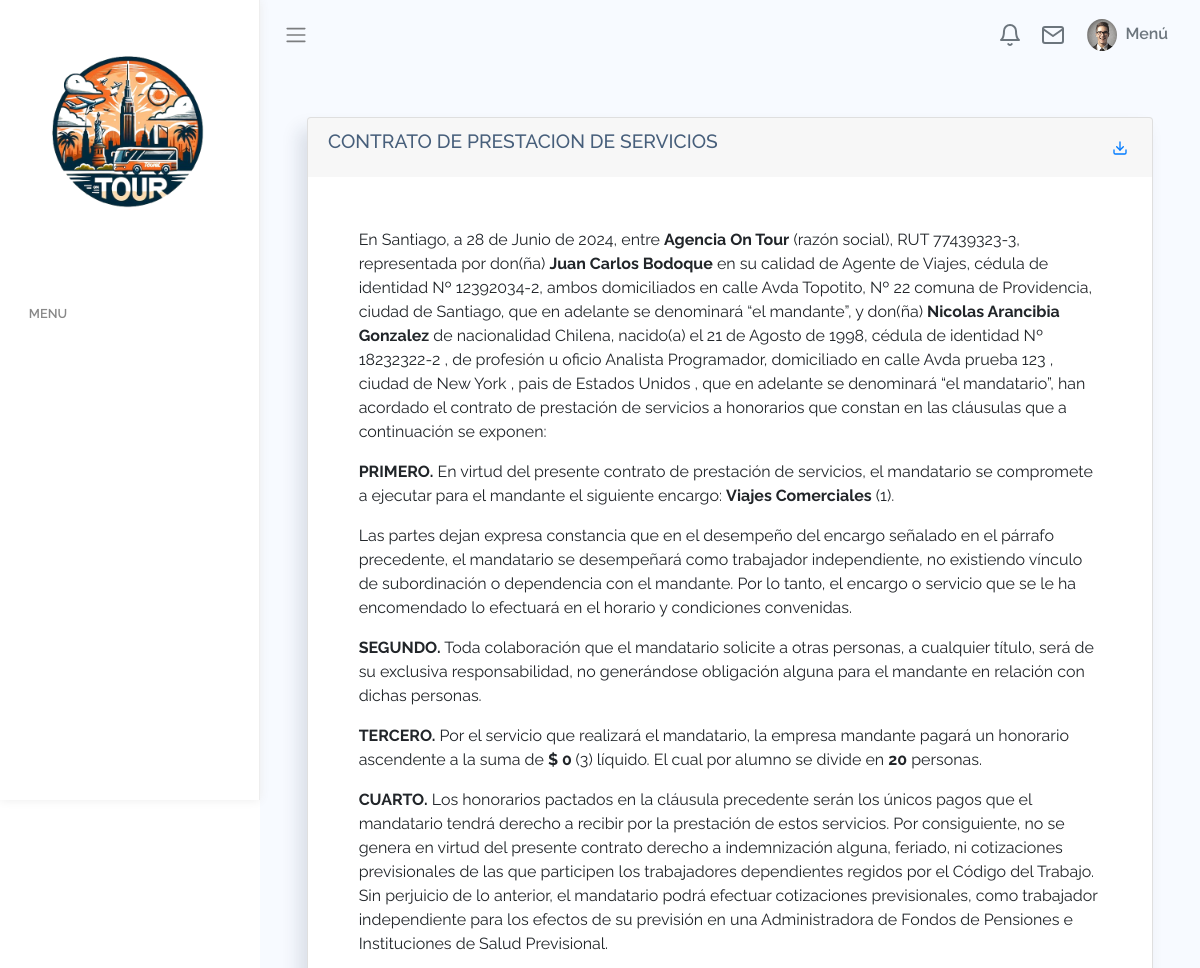
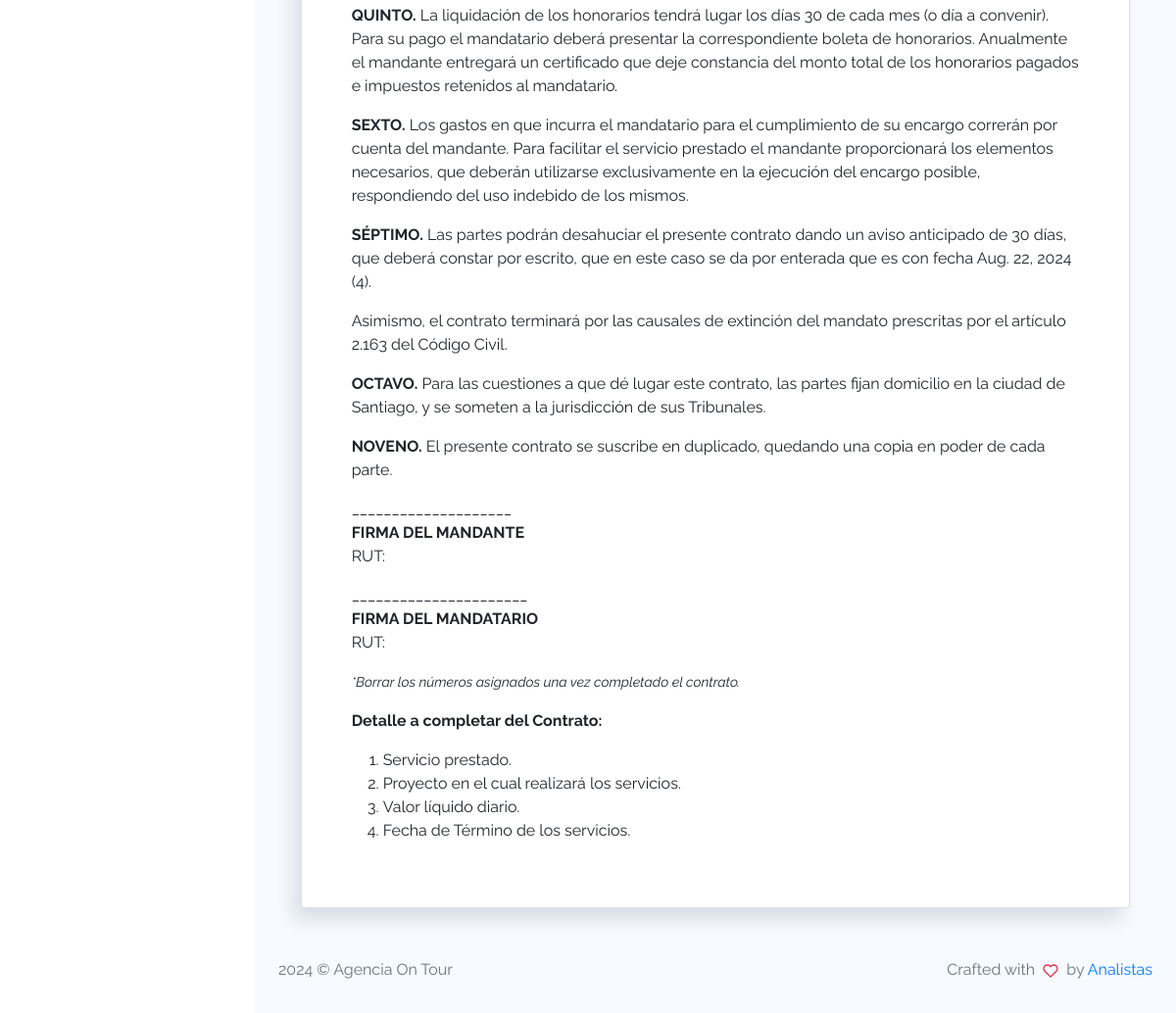
Screenshot of /ver-contrato/3/ with the database file from the repository (2 pictures, top to bottom).
### core/models.py (models this page shows, shortened)
class Contrato(models.Model):
    nombre = models.CharField(max_length=50)
    appaterno = models.CharField(max_length=150)
    apmaterno = models.CharField(max_length=150)
    rut = models.CharField(max_length=20)
    ciudad = models.CharField(max_length=150)
    pais = models.CharField(max_length=150)
    direccion = models.CharField(max_length=250)
    fecha_inicio = models.DateField()
    fecha_termino = models.DateField()
    tipo_viaje = models.ForeignKey(Tipo_Viaje, on_delete=models.CASCADE)
    monto_total = models.IntegerField(default=0)
    cantidad_alumnos = models.IntegerField(default=20)

class Tipo_Viaje(models.Model):
    nombre_viaje = models.CharField(max_length=100)

### core/views.py (the view)
# urls.py: path("ver-contrato/<int:id>/", verContrato, name="ver-contrato"),
def verContrato(request, id):
    contratos = get_object_or_404(Contrato, id=id)
    return render(request, 'core/ver-contrato.html', {'x': contratos})

### core/templates/core/ver-contrato.html
{% extends 'core/base.html' %}
{% load static %}
{% block contenido %}
{% load crispy_forms_tags %}
<div class="card" style="margin-left: 5%; margin-right: 5%; margin-top: 5%;">
    <div class="card-header d-flex justify-content-between align-items-center">
        <h4 class="card-title">CONTRATO DE PRESTACION DE SERVICIOS</h4>
        <div class="d-flex ">
            <a href="{% url 'pdf' x.id %}"><i data-feather="download"></i></a>
        </div>
    </div><b></b>
    <div style="padding: 6%;">
        <p>
            En Santiago, a 28 de Junio de 2024, entre <b>Agencia On Tour</b> (razón social), RUT 77439323-3,
            representada por don(ña) <b>Juan Carlos Bodoque</b> en su calidad de Agente de Viajes, cédula de identidad Nº
            12392034-2, ambos domiciliados en calle Avda Topotito, Nº 22 comuna de Providencia, ciudad de
            Santiago, que en adelante se denominará “el mandante”, y don(ña) <b>{{ x.nombre }} {{ x.appaterno }} {{ x.apmaterno }}</b> de nacionalidad
            Chilena, nacido(a) el 21 de Agosto de 1998, cédula de identidad Nº {{ x.rut }} , de profesión u
            oficio Analista Programador, domiciliado en calle {{ x.direccion }} , ciudad de {{ x.ciudad }} , pais de
            {{ x.pais }} , que en adelante se denominará “el mandatario”, han acordado el contrato de prestación de
            servicios a
            honorarios que constan en las cláusulas que a continuación se exponen:
        </p>
        <p>
            <b>PRIMERO.</b> En virtud del presente contrato de prestación de servicios, el mandatario se compromete a
            ejecutar para el mandante el siguiente encargo: <b>{{ x.tipo_viaje.nombre_viaje }}</b> (1).
        </p>
        <p>
            Las partes dejan expresa constancia que en el desempeño del encargo señalado en el párrafo precedente, el
            mandatario se desempeñará como trabajador independiente, no existiendo vínculo de subordinación o
            dependencia
            con el mandante. Por lo tanto, el encargo o servicio que se le ha encomendado lo efectuará en el horario y
            condiciones convenidas.
        </p>
        <p>
            <b>SEGUNDO.</b> Toda colaboración que el mandatario solicite a otras personas, a cualquier título, será de
            su
            exclusiva responsabilidad, no generándose obligación alguna para el mandante en relación con dichas
            personas.
        </p>
        <p>
            <b>TERCERO.</b> Por el servicio que realizará el mandatario, la empresa mandante pagará un honorario
            ascendente
            a la suma de <b>$ {{ x.monto_total|floatformat:"0g" }} </b>(3) líquido. El cual por alumno se divide en <b>{{ x.cantidad_alumnos }}</b> personas.
        </p>
        <p>
            <b>CUARTO.</b> Los honorarios pactados en la cláusula precedente serán los únicos pagos que el mandatario
            tendrá
            derecho a recibir por la prestación de estos servicios. Por consiguiente, no se genera en virtud del
            presente
            contrato derecho a indemnización alguna, feriado, ni cotizaciones previsionales de las que participen los
            trabajadores dependientes regidos por el Código del Trabajo. Sin perjuicio de lo anterior, el mandatario
            podrá
            efectuar cotizaciones previsionales, como trabajador independiente para los efectos de su previsión en una
            Administradora de Fondos de Pensiones e Instituciones de Salud Previsional.
        </p>
        <p>
            <b>QUINTO.</b> La liquidación de los honorarios tendrá lugar los días 30 de cada mes (o día a convenir).
            Para su
            pago el mandatario deberá presentar la correspondiente boleta de honorarios. Anualmente el mandante
            entregará un
            certificado que deje constancia del monto total de los honorarios pagados e impuestos retenidos al
            mandatario.
        </p>
        <p>
            <b>SEXTO.</b> Los gastos en que incurra el mandatario para el cumplimiento de su encargo correrán por cuenta
            del
            mandante. Para facilitar el servicio prestado el mandante proporcionará los elementos necesarios, que
            deberán
            utilizarse exclusivamente en la ejecución del encargo posible, respondiendo del uso indebido de los mismos.
        </p>
        <p>
            <b>SÉPTIMO.</b> Las partes podrán desahuciar el presente contrato dando un aviso anticipado de 30 días, que
            deberá constar por escrito, que en este caso se da por enterada que es con fecha {{ x.fecha_inicio }} (4).
        </p>
        <p>
            Asimismo, el contrato terminará por las causales de extinción del mandato prescritas por el artículo 2.163
            del
            Código Civil.
        </p>
        <p>
            <b>OCTAVO.</b> Para las cuestiones a que dé lugar este contrato, las partes fijan domicilio en la ciudad de
            Santiago, y se someten a la jurisdicción de sus Tribunales.
        </p>
        <p>
            <b>NOVENO.</b> El presente contrato se suscribe en duplicado, quedando una copia en poder de cada parte.
        </p>
        <p>
            ____________________ <br>
            <b>FIRMA DEL MANDANTE</b> <br>
            RUT:
        </p>
        <p>
            ______________________ <br>
            <b>FIRMA DEL MANDATARIO</b> <br>
            RUT:
        </p>
        <p>
            <i>*Borrar los números asignados una vez completado el contrato.</i>
        </p>
        <p>
            <b>Detalle a completar del Contrato:</b>
        <ol>
            <li>Servicio prestado.</li>
            <li>Proyecto en el cual realizará los servicios.</li>
            <li>Valor líquido diario.</li>
            <li>Fecha de Término de los servicios.</li>
        </ol>
        </p>
    </div>
</div>
{% endblock %}

### static/assets/css/app.css (style rules this page uses)
* { font-family: "Raleway"; }
a { text-decoration: none; outline: 0; }
svg.feather, i { font-size: 14px; height: 1rem; }
.card { box-shadow: -8px 12px 18px 0 rgba(25, 42, 70, 0.13); margin-bottom: 2.2rem; }
.card .card-header { border: none; }
.card .card-header h4 { font-size: 1.2rem; }
.card .card-title { font-size: 1.2rem; }

### rows the page displays
Contrato: nombre "Nicolas", appaterno "Arancibia", apmaterno "Gonzalez", rut "18232322-2", direccion "Avda prueba 123", ciudad "New York", pais "Estados Unidos", tipo_viaje.nombre_viaje "Viajes Comerciales", monto_total "0", cantidad_alumnos "20", fecha_inicio "Aug. 22, 2024"
